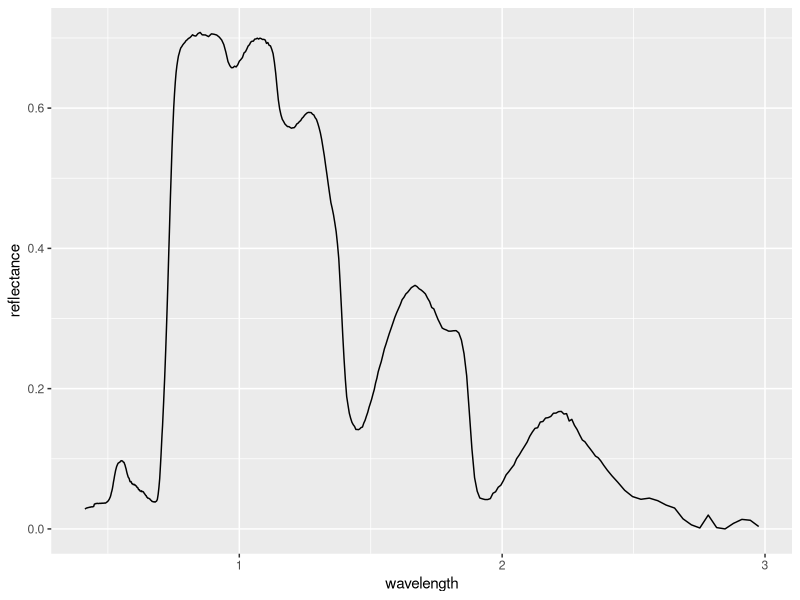

The R source for this figure:
library(tidyverse)
list.files(path="Assignments/Assignment_4")

df <- read.csv("Assignments/Assignment_4/grngrass.csv")
#path is based on Data_Course_CHRISTENSEN as directory

ggplot(df,aes(x=wavelength,y=reflectance)) +
  geom_line()
